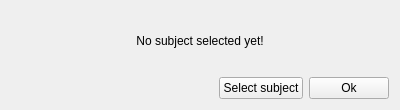
<?xml version="1.0" encoding="UTF-8"?>
<ui version="4.0">
 <class>NoDetails</class>
 <widget class="QWidget" name="NoDetails">
  <property name="geometry">
   <rect>
    <x>0</x>
    <y>0</y>
    <width>400</width>
    <height>110</height>
   </rect>
  </property>
  <property name="windowTitle">
   <string>Details</string>
  </property>
  <layout class="QVBoxLayout" name="verticalLayout">
   <item>
    <widget class="QLabel" name="label">
     <property name="text">
      <string>No subject selected yet!</string>
     </property>
     <property name="alignment">
      <set>Qt::AlignCenter</set>
     </property>
    </widget>
   </item>
   <item>
    <layout class="QHBoxLayout" name="horizontalLayout">
     <item>
      <spacer name="horizontalSpacer">
       <property name="orientation">
        <enum>Qt::Horizontal</enum>
       </property>
       <property name="sizeHint" stdset="0">
        <size>
         <width>40</width>
         <height>20</height>
        </size>
       </property>
      </spacer>
     </item>
     <item>
      <widget class="QPushButton" name="definePersonButton">
       <property name="text">
        <string>Select subject</string>
       </property>
      </widget>
     </item>
     <item>
      <widget class="QPushButton" name="okButton">
       <property name="text">
        <string>Ok</string>
       </property>
      </widget>
     </item>
    </layout>
   </item>
  </layout>
 </widget>
 <resources/>
 <connections/>
</ui>
